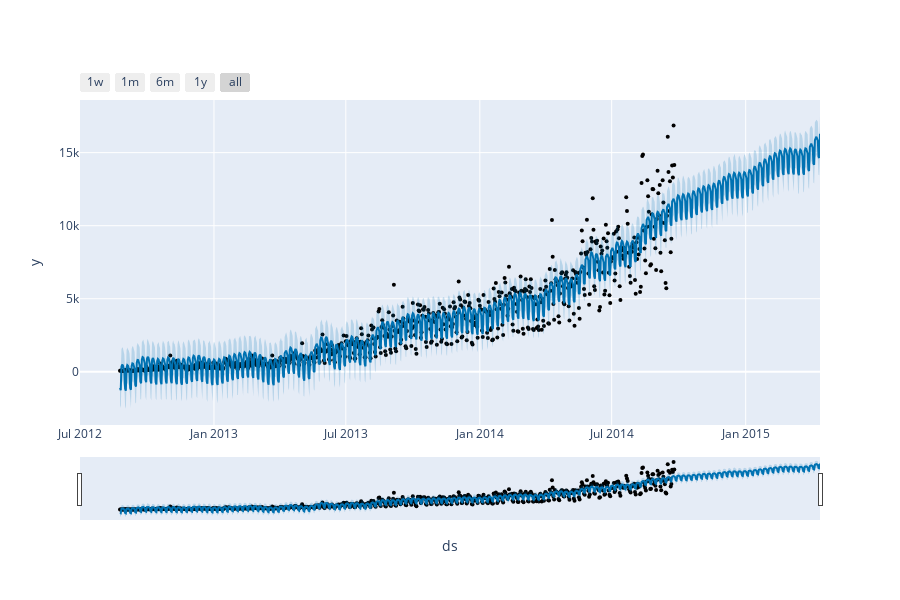

The notebook cell saved with this chart:
### Code cell
from prophet.plot import plot_plotly

plot_plotly(model, forecast)

### Figure 1 — Plotly figure (JSON) as saved in the notebook; plotly's stock layout.template omitted (floating-point values rounded to 4 significant figures; data arrays with more than 128 entries replaced by an {"elided": "..."} marker saying what was removed)
{"data": [{"marker": {"color": "black", "size": 4}, "mode": "markers", "name": "Actual", "type": "scatter", "x": {"elided": "762 str values"}, "y": {"elided": "762 int values"}}, {"hoverinfo": "skip", "line": {"width": 0}, "mode": "lines", "type": "scatter", "x": {"elided": "962 str values"}, "y": {"elided": "962 float values"}}, {"fill": "tonexty", "fillcolor": "rgba(0, 114, 178, 0.2)", "line": {"color": "#0072B2", "width": 2}, "mode": "lines", "name": "Predicted", "type": "scatter", "x": {"elided": "962 str values"}, "y": {"elided": "962 float values"}}, {"fill": "tonexty", "fillcolor": "rgba(0, 114, 178, 0.2)", "hoverinfo": "skip", "line": {"width": 0}, "mode": "lines", "type": "scatter", "x": {"elided": "962 str values"}, "y": {"elided": "962 float values"}}], "layout": {"height": 600, "showlegend": false, "width": 900, "xaxis": {"rangeselector": {"buttons": [{"count": 7, "label": "1w", "step": "day", "stepmode": "backward"}, {"count": 1, "label": "1m", "step": "month", "stepmode": "backward"}, {"count": 6, "label": "6m", "step": "month", "stepmode": "backward"}, {"count": 1, "label": "1y", "step": "year", "stepmode": "backward"}, {"step": "all"}]}, "rangeslider": {"visible": true}, "title": {"text": "ds"}, "type": "date"}, "yaxis": {"title": {"text": "y"}}}}
